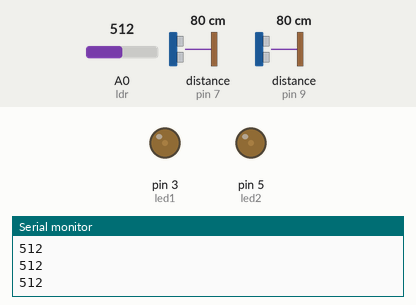
Recording of a sketch running on a simulated Arduino Uno, built with avr-gcc and run on an emulated ATmega328P. Shown: output pins drawn as LEDs (lit = HIGH), the last lines printed to the serial monitor. Wiring (inferred from the names in the program): 2 × ultrasonic range finder: trigger pin 6, echo pin 7 / trigger pin 8, echo pin 9. The test bench sets the inputs (shaded band); at power-on: A0 (ldr) = 512, distance to the obstacle (sensors on pin 7, pin 9) 80 cm. The echo pulse lasts 58.3 µs per cm; pins used as bus, display or sensor lines are not drawn.

Above: at 1.2 s.
1.3 s: A0 (ldr) set to 490
At 2.5 s:
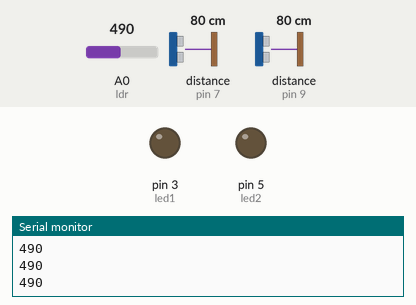
2.8 s: A0 (ldr) set to 510
At 3.9 s:
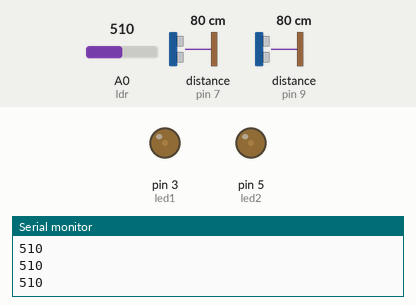
4.3 s: distance to the obstacle (sensor on pin 7) set to 8 cm
5.8 s: distance to the obstacle (sensor on pin 7) set to 5 cm
At 7.0 s:
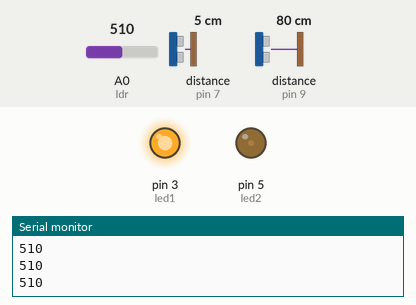
7.3 s: distance to the obstacle (sensor on pin 7) set to 9 cm
At 9.0 s:
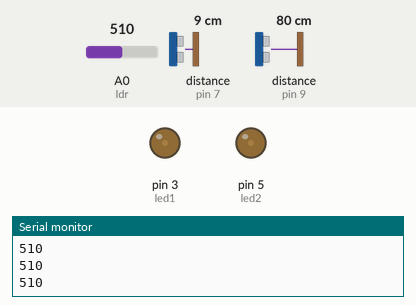
9.3 s: distance to the obstacle (sensor on pin 9) set to 8 cm
10.8 s: distance to the obstacle (sensor on pin 9) set to 5 cm
At 11.8 s:
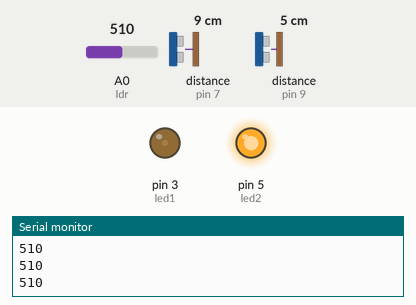
Timing chart, 0 to 13.3 s (numbered marks = the images above; inputs shaded):
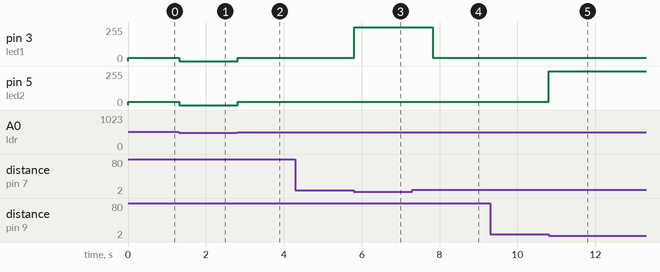

The sketch:

Street_lights.ino
```cpp
int ldr = A0;
int ldrval;
int led1 = 3;
int led2 = 5;
int trigpin1 = 6;
int echopin1 = 7;
int trigpin2 = 8;
int echopin2 = 9;
int distance1, duration1, distance2, duration2;
void setup() {
  Serial.begin(9600);
  pinMode(trigpin1, OUTPUT);
  pinMode(echopin1, INPUT);
  pinMode(trigpin2, OUTPUT);
  pinMode(echopin2, INPUT);
  pinMode(ldr, INPUT);

  pinMode(led1, OUTPUT);
  pinMode(led2, OUTPUT);
}

void loop() {

  ldrval = analogRead(ldr);
  Serial.println(ldrval);
  //ultra 1
  digitalWrite(trigpin1, LOW);
  delayMicroseconds(2);
  digitalWrite(trigpin1, HIGH);
  delayMicroseconds(10);
  digitalWrite(trigpin1, LOW);
  duration1 = pulseIn(echopin1, HIGH);
  distance1 = duration1 * 0.034 / 2;
  //ultra 2
  digitalWrite(trigpin2, LOW);
  delayMicroseconds(2);
  digitalWrite(trigpin2, HIGH);
  delayMicroseconds(10);
  digitalWrite(trigpin2, LOW);
  duration2 = pulseIn(echopin2, HIGH);
  distance2 = duration2 * 0.034 / 2;

  if (ldrval > 500) {
    analogWrite(led1, 24);
    analogWrite(led2, 24);
    if (distance1 <= 5) {
      digitalWrite(led1, HIGH);
      delay(1000);
    }
    else if (distance2 <= 5) {
      digitalWrite(led2, HIGH);
      delay(1000);
    }
  }

  else {
    if (ldrval < 500) {
      digitalWrite(led1, LOW);
      digitalWrite(led2, LOW);
    }
  }
}
```

Measured:
- the behaviour switches between 7 and 6 cm on distance to the obstacle (sensor on pin 7) (found by bisection; images 2 and 3)
- the behaviour switches between 7 and 6 cm on distance to the obstacle (sensor on pin 9) (found by bisection; images 4 and 5)
- after the input at 1.3 s, pin 3 (led1), pin 5 (led2): 24/255 → 0/255 at once
- after the input at 2.8 s, pin 3 (led1), pin 5 (led2): 0/255 → 24/255 at once
- after the input at 5.8 s, pin 3 (led1): 24/255 → 255/255 at once
- after the input at 7.3 s, pin 3 (led1): 255/255 → 24/255 after 0.52 s
- after the input at 10.8 s, pin 5 (led2): 24/255 → 255/255 at once
